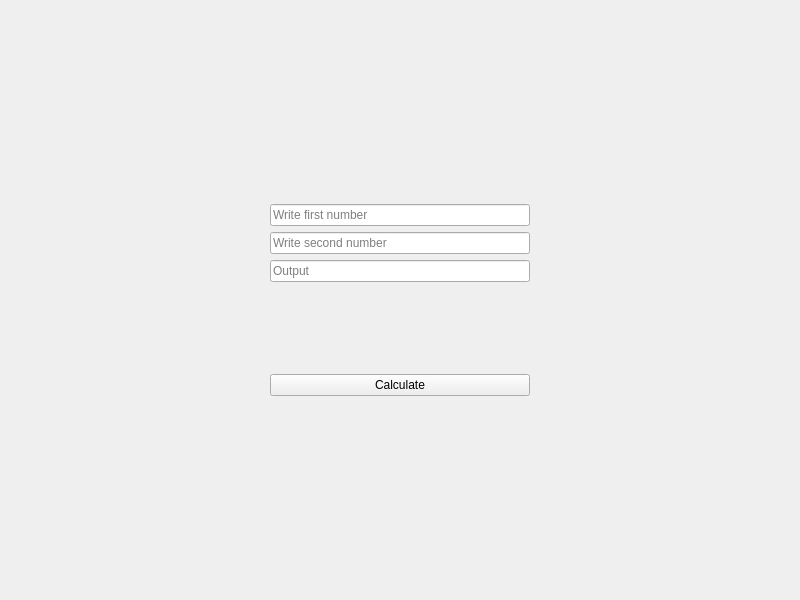
<?xml version="1.0" encoding="UTF-8"?>
<ui version="4.0">
 <class>Widget</class>
 <widget class="QWidget" name="Widget">
  <property name="geometry">
   <rect>
    <x>0</x>
    <y>0</y>
    <width>800</width>
    <height>600</height>
   </rect>
  </property>
  <property name="windowTitle">
   <string>Widget</string>
  </property>
  <layout class="QGridLayout" name="gridLayout">
   <item row="1" column="0">
    <spacer name="horizontalSpacer">
     <property name="orientation">
      <enum>Qt::Horizontal</enum>
     </property>
     <property name="sizeHint" stdset="0">
      <size>
       <width>40</width>
       <height>20</height>
      </size>
     </property>
    </spacer>
   </item>
   <item row="0" column="1">
    <spacer name="verticalSpacer">
     <property name="orientation">
      <enum>Qt::Vertical</enum>
     </property>
     <property name="sizeHint" stdset="0">
      <size>
       <width>20</width>
       <height>40</height>
      </size>
     </property>
    </spacer>
   </item>
   <item row="1" column="1">
    <layout class="QVBoxLayout" name="verticalLayout">
     <property name="sizeConstraint">
      <enum>QLayout::SetFixedSize</enum>
     </property>
     <item>
      <widget class="QLineEdit" name="firstNumber_lineEdit">
       <property name="sizePolicy">
        <sizepolicy hsizetype="Expanding" vsizetype="Fixed">
         <horstretch>0</horstretch>
         <verstretch>0</verstretch>
        </sizepolicy>
       </property>
       <property name="placeholderText">
        <string>Write first number</string>
       </property>
      </widget>
     </item>
     <item>
      <widget class="QLineEdit" name="secondNumber_lineEdit">
       <property name="placeholderText">
        <string>Write second number</string>
       </property>
      </widget>
     </item>
     <item>
      <widget class="QLineEdit" name="output_lineEdit">
       <property name="readOnly">
        <bool>true</bool>
       </property>
       <property name="placeholderText">
        <string>Output</string>
       </property>
      </widget>
     </item>
     <item>
      <spacer name="verticalSpacer_3">
       <property name="orientation">
        <enum>Qt::Vertical</enum>
       </property>
       <property name="sizeHint" stdset="0">
        <size>
         <width>20</width>
         <height>40</height>
        </size>
       </property>
      </spacer>
     </item>
     <item>
      <widget class="QPushButton" name="calculate">
       <property name="text">
        <string>Calculate</string>
       </property>
      </widget>
     </item>
    </layout>
   </item>
   <item row="2" column="1">
    <spacer name="verticalSpacer_2">
     <property name="orientation">
      <enum>Qt::Vertical</enum>
     </property>
     <property name="sizeHint" stdset="0">
      <size>
       <width>20</width>
       <height>40</height>
      </size>
     </property>
    </spacer>
   </item>
   <item row="1" column="2">
    <spacer name="horizontalSpacer_2">
     <property name="orientation">
      <enum>Qt::Horizontal</enum>
     </property>
     <property name="sizeHint" stdset="0">
      <size>
       <width>40</width>
       <height>20</height>
      </size>
     </property>
    </spacer>
   </item>
  </layout>
 </widget>
 <resources/>
 <connections/>
</ui>
